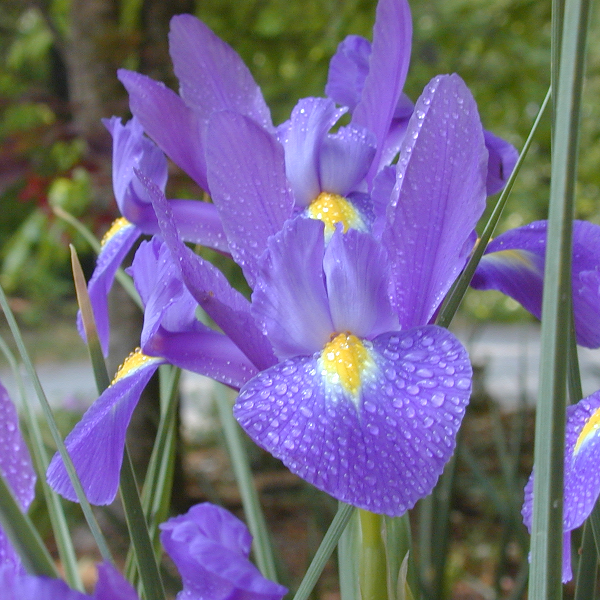
#> input picture OpenCvLearning/ImgSet/CH06/Fig0604(a).tif, 600 x 600 px, found by its file name
$ python PicCH04.py
#> lines starting #> are read from the running program, lines starting #| are printed output that depends on the picture; after the words box and inside, x2 and y2 are one past the last pixel; in counts of white or black regions, pixels touching at a corner belong together; pictures that were not available may be replaced by others from this repository, and a replacement may not be noted
"""
author : Zelin Yao
date : 2022-8-17
"""
#Goal
"""
颜色转换，通过hsv空间实现物体跟踪
"""

import cv2
import numpy as np
import matplotlib.pyplot as plt

#查看所有flag，颜色转换方式
flags = [i for i in dir(cv2) if i.startswith('COLOR_')]


#cvtcolor
pic_color = cv2.imread("D:\\1=code_store\\2-1=PythonOpenCvLearning\\ImgSet\\CH06\\Fig0604(a).tif",1)
#> pic_color is the input picture: shape (600, 600, 3); mean B, G, R 137, 105.9, 115.1
pic_hsv = cv2.cvtColor(pic_color,cv2.COLOR_BGR2HSV)
#> pic_hsv: shape (600, 600, 3); mean H, S, V 83.7, 105.4, 154.8
pic_gray = cv2.cvtColor(pic_color,cv2.COLOR_BGR2GRAY)
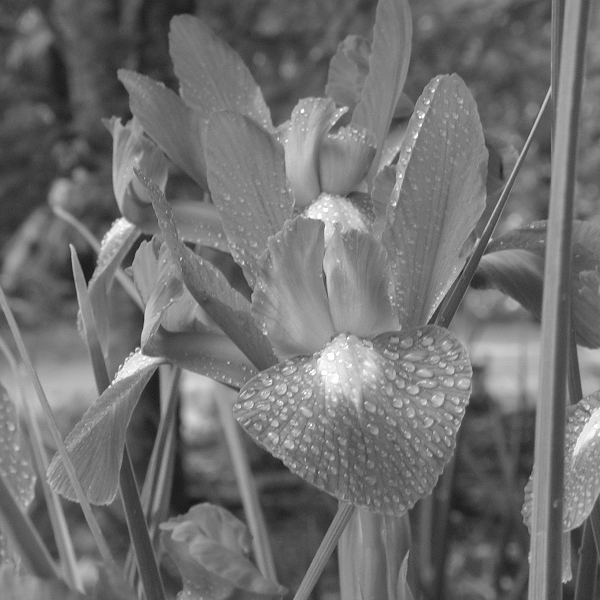
#> pic_gray: shape (600, 600); min 21, max 255, mean 112.2
# cv2.imshow('original pic',pic_color)
# cv2.imshow('hsv pic',pic_hsv)
# cv2.imshow('gray pic',pic_gray)


#Object Tracking based on HSV
pic_color = cv2.imread("D:\\1=code_store\\2-1=PythonOpenCvLearning\\ImgSet\\CH06\\Fig0617(a).tif",1)
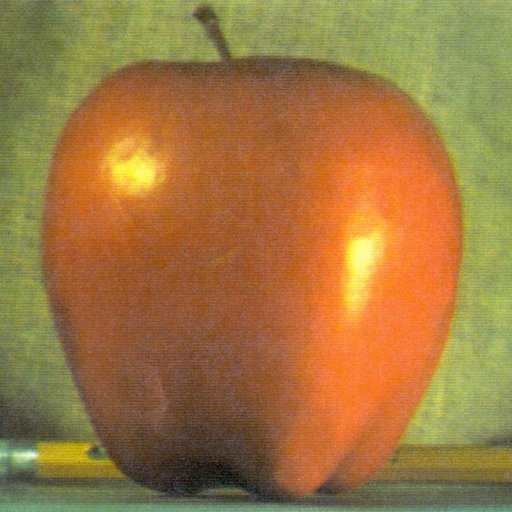
#> input picture OpenCvLearning/1.apple.jpg, 512 x 512 px, given in place of Fig0617(a).tif, which was not available
#> pic_color is the input picture: shape (512, 512, 3); mean B, G, R 64.8, 119.7, 159.1
pic_hsv = cv2.cvtColor(pic_color,cv2.COLOR_BGR2HSV)
#> pic_hsv: shape (512, 512, 3); mean H, S, V 21.7, 145.4, 163
low_blue = np.array([110,50,50])
upper_blue = np.array([130,255,255])
mask = cv2.inRange(pic_hsv,low_blue,upper_blue)
#> mask: shape (512, 512); every value is 0
res = cv2.bitwise_and(pic_color,pic_color,mask = mask)
#> res: shape (512, 512, 3); every value is 0
# [7 lines of commented-out code are left out]
pic_color = cv2.imread("D:\\Git\\2=Python\\1=ImgProcessing\\OpenCvLearning\\object_tracking_test.jpg",1)
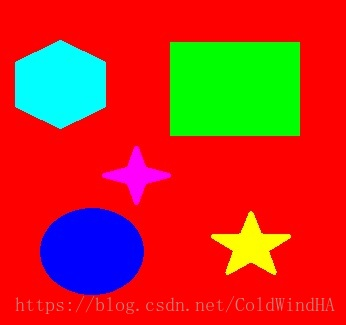
#> input picture OpenCvLearning/object_tracking_test.jpg, 346 x 325 px, found by its file name
#> pic_color is the input picture: shape (325, 346, 3); mean B, G, R 34.4, 47.6, 195.7
pic_hsv = cv2.cvtColor(pic_color,cv2.COLOR_BGR2HSV)
#> pic_hsv: shape (325, 346, 3); mean H, S, V 25.9, 252.5, 250.8
blue_bgr = np.uint8([[[255,0,0]]])
blue_hsv = cv2.cvtColor(blue_bgr,cv2.COLOR_BGR2HSV)
print(blue_hsv)

#基本上对于纯色，调节H就可以了
low_blue = np.array([120,100,100])
upper_blue = np.array([130,255,255])
mask = cv2.inRange(pic_hsv,low_blue,upper_blue)
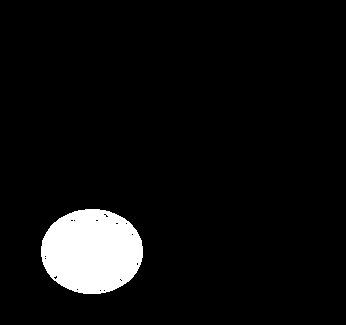
#> mask: shape (325, 346); 6.1% white; 1 white region, box (x1, y1, x2, y2) and area: (41, 209, 143, 294) 6821
res = cv2.bitwise_and(pic_color,pic_color,mask = mask)
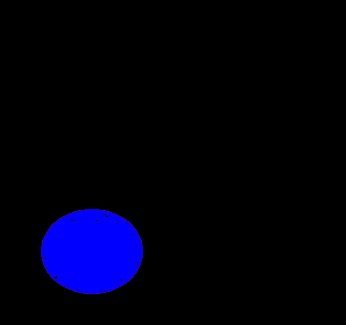
#> res: shape (325, 346, 3); mean B, G, R 15.2, 0, 0.1
cv2.imshow('hsv',pic_hsv)
cv2.imshow('mask',mask)
cv2.imshow('res',res)
cv2.waitKey(0)
